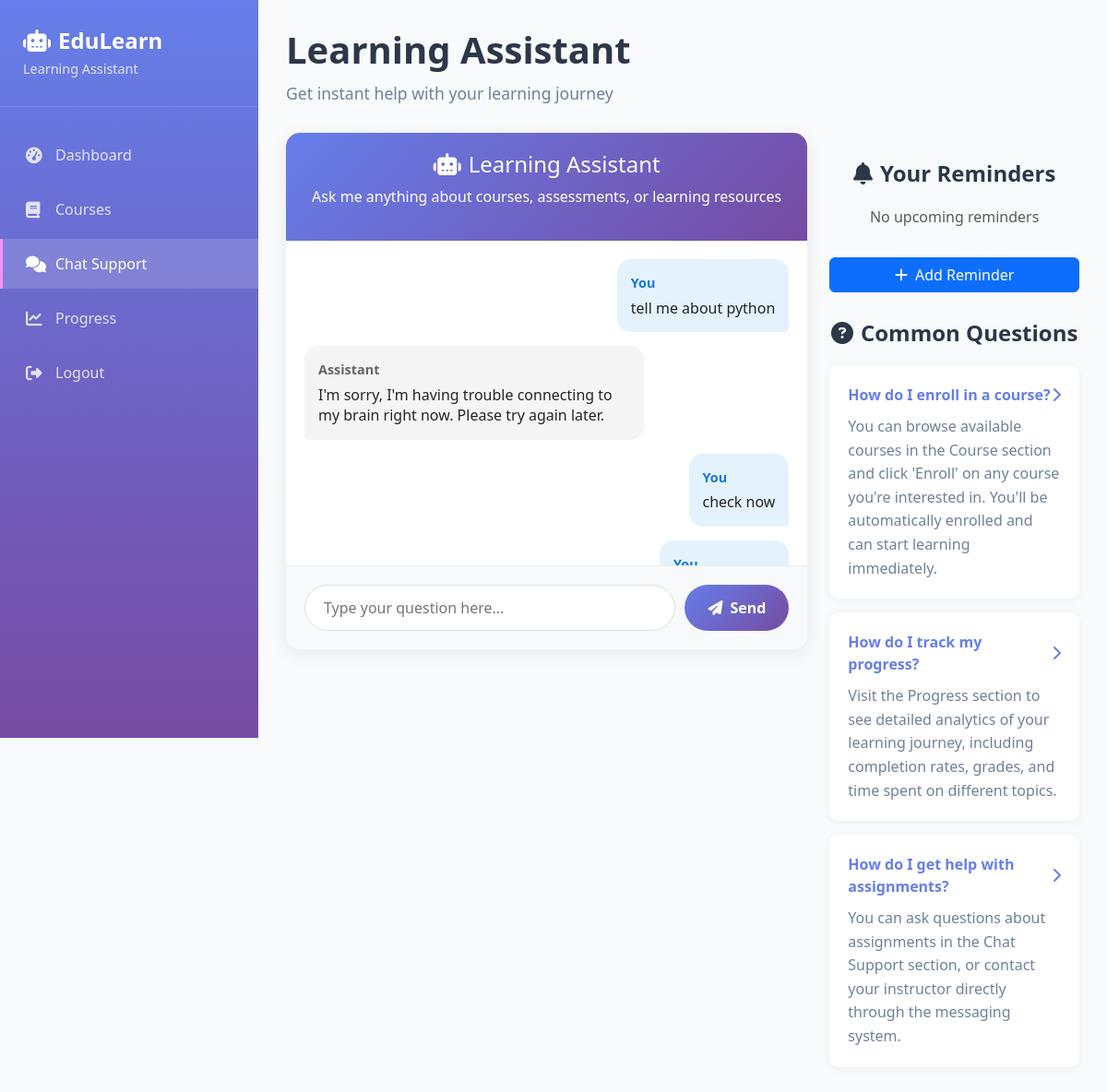
/chatbot/chat (signed in), run on the app's committed database.
### chatbot_models.py (models this page shows, shortened)
class ChatMessage(db.Model):
    __tablename__ = 'chat_messages'
    id = db.Column(db.Integer, primary_key=True)
    user_id = db.Column(db.Integer, db.ForeignKey('users.id'), nullable=False)
    message = db.Column(db.Text, nullable=False)
    response = db.Column(db.Text, nullable=True)
    message_type = db.Column(db.String(20), nullable=False, default='user')  # user, bot, system
    timestamp = db.Column(db.DateTime, default=datetime.utcnow)
    user = db.relationship('User', backref=db.backref('chat_messages', lazy=True))

class FAQ(db.Model):
    __tablename__ = 'faqs'
    id = db.Column(db.Integer, primary_key=True)
    question = db.Column(db.String(500), nullable=False)
    answer = db.Column(db.Text, nullable=False)
    category = db.Column(db.String(100), nullable=True)
    created_at = db.Column(db.DateTime, default=datetime.utcnow)
    is_active = db.Column(db.Boolean, default=True)

### chatbot_routes.py (the view)
@chatbot_bp.route('/chat')
@login_required
def chat():
    recent_messages = ChatMessage.query.filter_by(user_id=current_user.id)\
        .order_by(ChatMessage.timestamp.desc())\
        .limit(20)\
        .all()
    faqs = FAQ.query.filter_by(is_active=True).all()
    return render_template('chatbot/chat.html',
                          user=current_user,
                          messages=reversed(recent_messages),
                          faqs=faqs)

### templates/chatbot/chat.html (shortened to what this page needs)
<!DOCTYPE html>
<html lang="en">
<head>
    <link href="https://cdn.jsdelivr.net/npm/bootstrap@5.3.0/dist/css/bootstrap.min.css" rel="stylesheet">
    <link href="https://cdnjs.cloudflare.com/ajax/libs/font-awesome/6.4.0/css/all.min.css" rel="stylesheet">
</head>
<body>
    <div class="chat-container">
        <div class="sidebar">
            <div class="sidebar-header">
                <h3><i class="fas fa-robot me-2"></i>EduLearn</h3>
                <p>Learning Assistant</p>
            </div>
            <nav class="sidebar-nav">
                <div class="nav-item">
                    <a href="/student-dashboard" class="nav-link">
                        <i class="fas fa-tachometer-alt"></i>
                        Dashboard
                    </a>
                </div>
                <div class="nav-item">
                    <a href="/content/courses" class="nav-link">
                        <i class="fas fa-book"></i>
                        Courses
                    </a>
                </div>
                <div class="nav-item">
                    <a href="/chatbot/chat" class="nav-link active">
                        <i class="fas fa-comments"></i>
                        Chat Support
                    </a>
                </div>
                <div class="nav-item">
                    <a href="/progress/dashboard" class="nav-link">
                        <i class="fas fa-chart-line"></i>
                        Progress
                    </a>
                </div>
                <div class="nav-item">
                    <a href="/auth/logout" class="nav-link">
                        <i class="fas fa-sign-out-alt"></i>
                        Logout
                    </a>
                </div>
            </nav>
        </div>
        <div class="main-content">
            <div class="page-header">
                <h1 class="page-title">Learning Assistant</h1>
                <p class="page-subtitle">Get instant help with your learning journey</p>
            </div>
            <div class="row">
                <div class="col-lg-8">
                    <div class="chat-window">
                        <div class="chat-header">
                            <h4><i class="fas fa-robot me-2"></i>Learning Assistant</h4>
                            <p>Ask me anything about courses, assessments, or learning resources</p>
                        </div>
                        <div class="chat-messages" id="chatMessages">
                            {% for message in messages %}
                                {% if message.message_type == 'user' %}
                                    <div class="message user-message">
                                        <div class="message-header">You</div>
                                        <div class="message-content">{{ message.message }}</div>
                                    </div>
                                {% elif message.message_type == 'bot' %}
                                    <div class="message bot-message">
                                        <div class="message-header">Assistant</div>
                                        <div class="message-content">{{ message.response or message.message }}</div>
                                    </div>
                                {% endif %}
                            {% endfor %}
                        </div>
                        <div class="chat-input">
                            <input type="text" id="messageInput" placeholder="Type your question here...">
                            <button id="sendButton"><i class="fas fa-paper-plane me-2"></i>Send</button>
                        </div>
                    </div>
                </div>
                <div class="col-lg-4">
                    <div class="reminders-section">
                        <h3 class="faq-header"><i class="fas fa-bell me-2"></i>Your Reminders</h3>
                        <div id="remindersList">
                        </div>
                        <button class="btn btn-primary w-100 mt-3" data-bs-toggle="modal" data-bs-target="#reminderModal">
                            <i class="fas fa-plus me-2"></i>Add Reminder
                        </button>
                    </div>
                    <div class="faq-section">
                        <h3 class="faq-header"><i class="fas fa-question-circle me-2"></i>Common Questions</h3>
                        {% for faq in faqs %}
                            <div class="faq-item" onclick="useFAQ('{{ faq.question }}')">
                                <div class="faq-question">
                                    {{ faq.question }}
                                    <i class="fas fa-chevron-right"></i>
                                </div>
                                <div class="faq-answer">{{ faq.answer }}</div>
                            </div>
                        {% endfor %}
                    </div>
                </div>
            </div>
        </div>
    </div>
</body>
</html>

### templates/chatbot/chat.html (style rules this page uses)
:root { --primary-color: #667eea; --secondary-color: #764ba2; --accent-color: #f093fb; --success-color: #4facfe; --warning-color: #43e97b; --danger-color: #ff6b6b; --text-dark: #2d3748; --text-light: #718096; --bg-light: #f8fafc; --sidebar-width: 280px; }
body { font-family: 'Segoe UI', Tahoma, Geneva, Verdana, sans-serif; background: var(--bg-light); margin: 0; padding: 0; }
.chat-container { display: flex; min-height: 100vh; }
.sidebar { width: var(--sidebar-width); background: linear-gradient(180deg, var(--primary-color) 0%, var(--secondary-color) 100%); color: white; position: fixed; height: 100vh; overflow-y: auto; z-index: 1000; transition: all 0.3s ease; }
.sidebar-header { padding: 30px 25px; border-bottom: 1px solid rgba(255, 255, 255, 0.1); }
.sidebar-header h3 { margin: 0; font-weight: 700; font-size: 1.5rem; }
.sidebar-header p { margin: 5px 0 0 0; opacity: 0.8; font-size: 0.9rem; }
.sidebar-nav { padding: 20px 0; }
.nav-item { margin: 5px 0; }
.nav-link { display: flex; align-items: center; padding: 15px 25px; color: rgba(255, 255, 255, 0.8); text-decoration: none; transition: all 0.3s ease; border-left: 3px solid transparent; }
.nav-link.active { background: rgba(255, 255, 255, 0.15); color: white; border-left-color: var(--accent-color); }
.nav-link i { width: 20px; margin-right: 12px; font-size: 1.1rem; }
.main-content { flex: 1; margin-left: var(--sidebar-width); padding: 30px; transition: all 0.3s ease; }
.page-header { margin-bottom: 30px; }
.page-title { font-size: 2.5rem; font-weight: 700; color: var(--text-dark); margin-bottom: 10px; }
.page-subtitle { color: var(--text-light); font-size: 1.1rem; }
.chat-window { display: flex; flex-direction: column; height: 70vh; background: white; border-radius: 15px; box-shadow: 0 4px 20px rgba(0, 0, 0, 0.08); overflow: hidden; }
.chat-header { background: linear-gradient(135deg, var(--primary-color) 0%, var(--secondary-color) 100%); color: white; padding: 20px; text-align: center; }
.chat-messages { flex: 1; padding: 20px; overflow-y: auto; display: flex; flex-direction: column; }
.message { max-width: 70%; padding: 15px; margin-bottom: 15px; border-radius: 15px; position: relative; animation: fadeIn 0.3s ease; }
.user-message { background: #e3f2fd; align-self: flex-end; border-bottom-right-radius: 5px; }
.bot-message { background: #f5f5f5; align-self: flex-start; border-bottom-left-radius: 5px; }
.message-header { font-weight: bold; margin-bottom: 5px; font-size: 0.9rem; }
.user-message .message-header { color: #1976d2; }
.bot-message .message-header { color: #666; }
.message-content { line-height: 1.4; }
.chat-input { display: flex; padding: 20px; background: #f8f9fa; border-top: 1px solid #eee; }
.chat-input input { flex: 1; padding: 12px 20px; border: 1px solid #ddd; border-radius: 25px; outline: none; font-size: 1rem; }
.chat-input button { background: linear-gradient(135deg, var(--primary-color) 0%, var(--secondary-color) 100%); color: white; border: none; border-radius: 25px; padding: 12px 25px; margin-left: 10px; cursor: pointer; font-weight: 600; transition: all 0.3s ease; }
.faq-section { margin-top: 30px; }
.faq-header { font-size: 1.5rem; font-weight: 700; color: var(--text-dark); margin-bottom: 20px; text-align: center; }
.faq-item { background: white; border-radius: 10px; padding: 20px; margin-bottom: 15px; box-shadow: 0 2px 10px rgba(0, 0, 0, 0.05); cursor: pointer; transition: all 0.3s ease; }
.faq-question { font-weight: 600; color: var(--primary-color); margin-bottom: 10px; display: flex; justify-content: space-between; align-items: center; }
.faq-answer { color: var(--text-light); line-height: 1.6; }
.reminders-section { margin-top: 30px; }

### data on the page
ChatMessage: message "tell me about python"
ChatMessage: response "I'm sorry, I'm having trouble connecting to my brain right now. Please try again later."
ChatMessage: message "check now"
FAQ: question "How do I enroll in a course?", answer "You can browse available courses in the Course section and click 'Enroll' on any course you're interested in. You'll be automatically enrolled and can start learning immediately."
FAQ: question "How do I track my progress?", answer "Visit the Progress section to see detailed analytics of your learning journey, including completion rates, grades, and time spent on different topics."
FAQ: question "How do I get help with assignments?", answer "You can ask questions about assignments in the Chat Support section, or contact your instructor directly through the messaging system."
